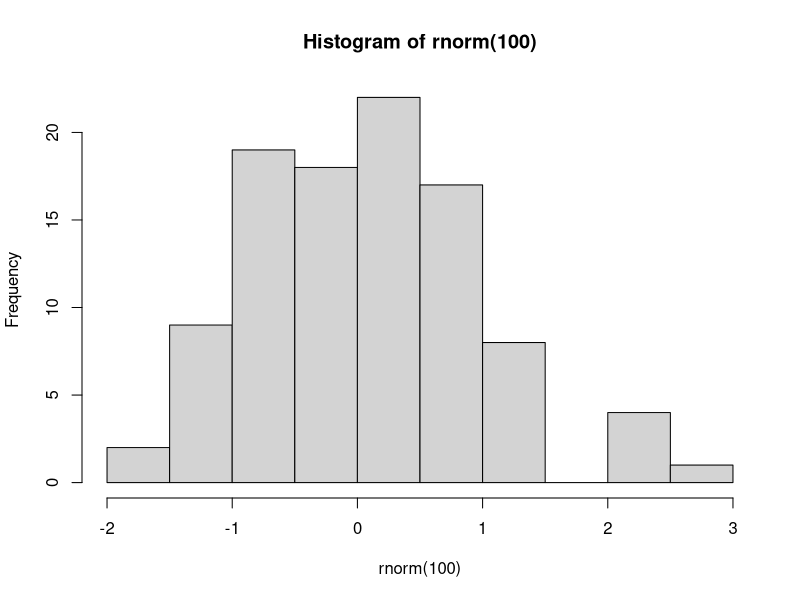
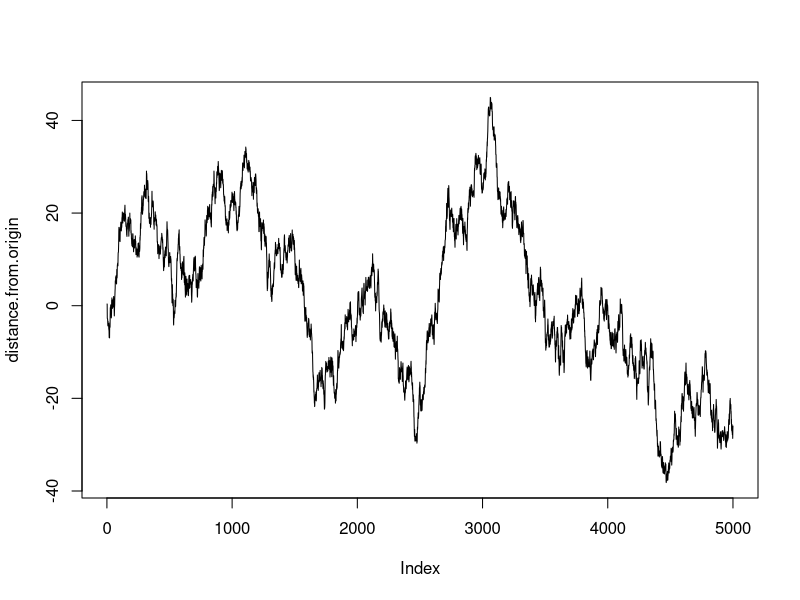
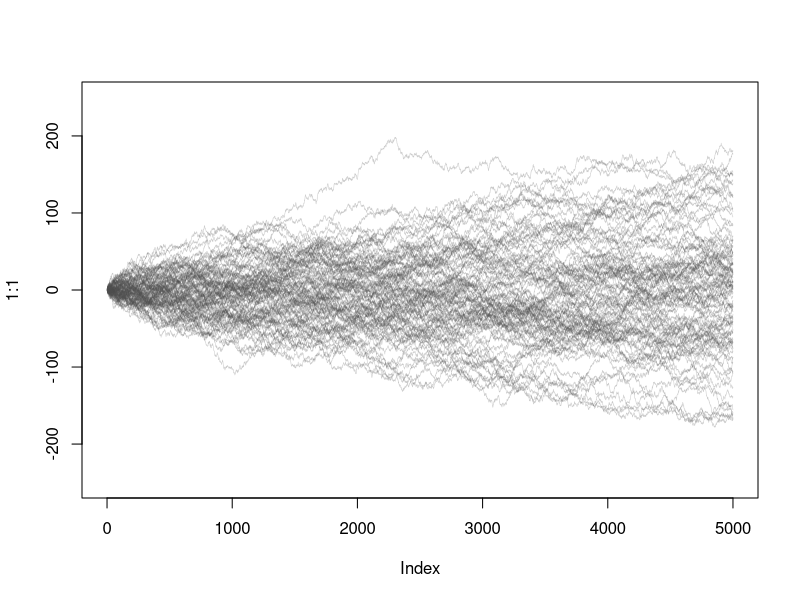
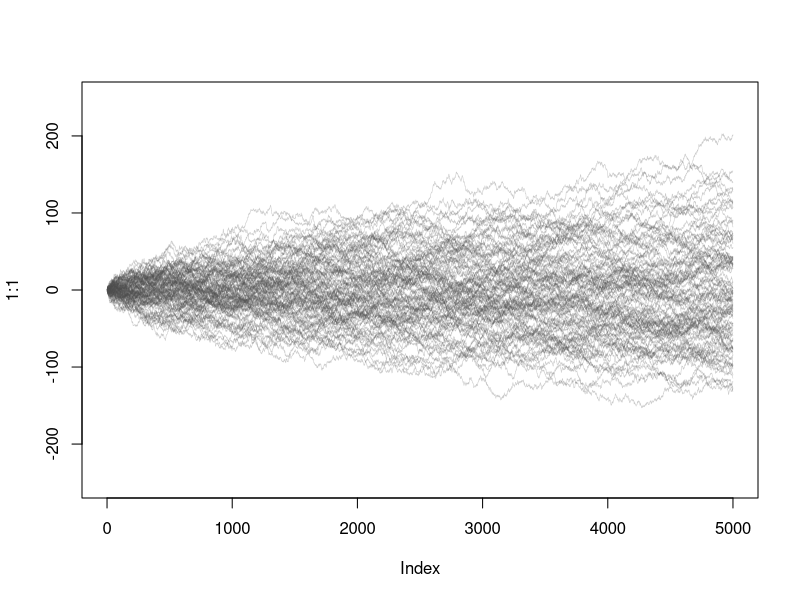
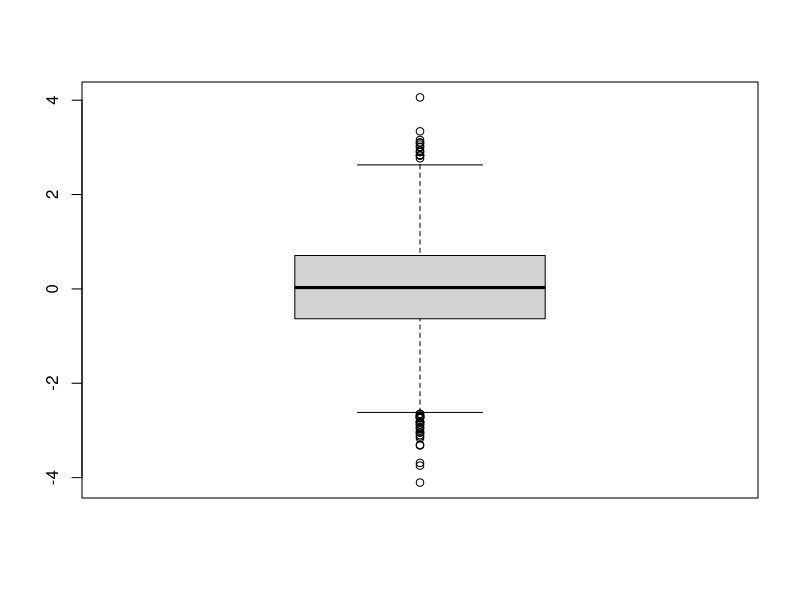
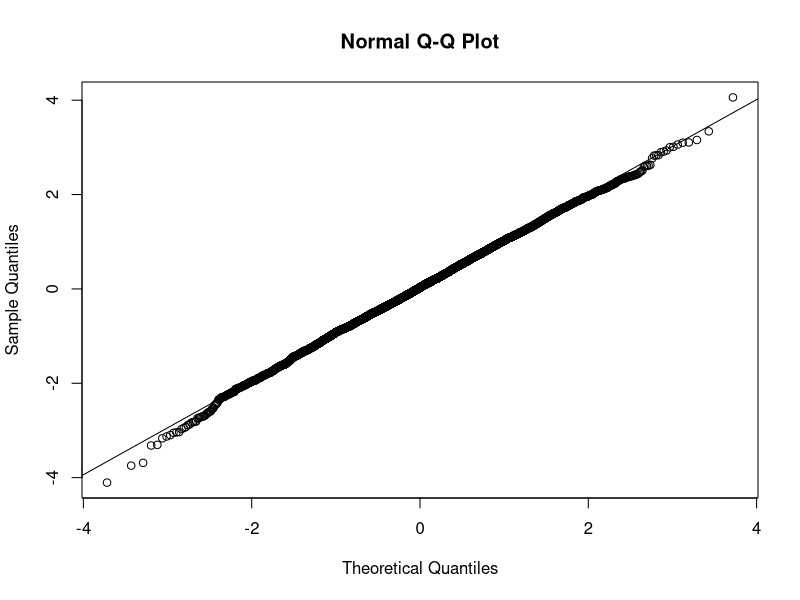
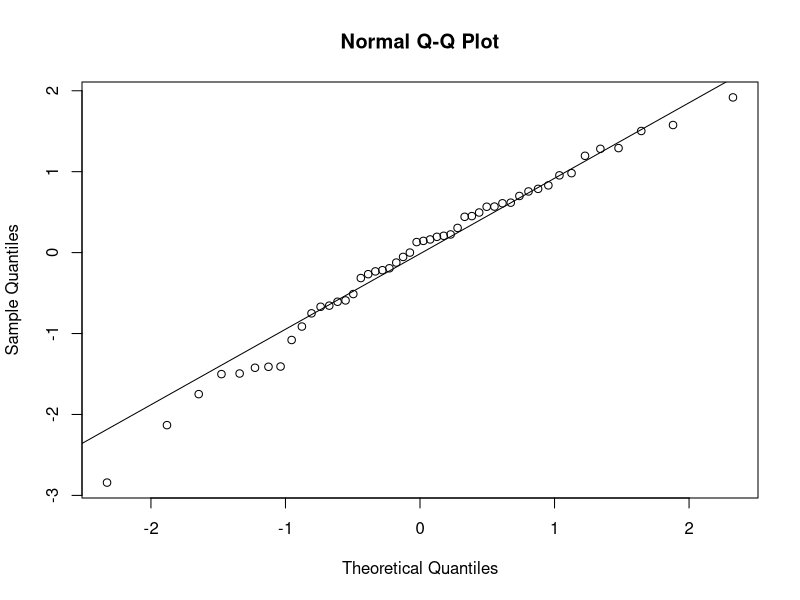

These figures' R source, in order: (Note: this script raises an error after producing the figures.)
################################  FILE LICENSE  ################################
#
#	This file is copyright (C) 2018 Matthew Kosnik
#
#	This program is free software; you can redistribute it and/or modify it 
#	under the terms of version 2 the GNU General Public License as published 
#	by the Free Software Foundation.
#
#	This program is distributed in the hope that it will be useful, but WITHOUT
#	ANY WARRANTY; without even the implied warranty of MERCHANTABILITY or 
#	FITNESS FOR A PARTICULAR PURPOSE.  See the GNU General Public License for 
#	more details.
#
#	To view a copy of the license go to:
#	http://www.fsf.org/copyleft/gpl.html
#	To receive a copy of the GNU General Public License write the Free Software
# 	Foundation, Inc., 59 Temple Place - Suite 330, Boston, MA  02111-1307, USA.
#
################################################################################

###############################  ABOUT THIS CODE  ##############################
#
#	This file contains R code for "Day 3 in R" session
#		based on material by: Andrew Allen
#		modified by Matthew Kosnik
#		last modified 2018.11.12
#
################################################################################

##	Topic 1: Statistical distributions
################################################################################
# R has functions to work with statistical distributions including functions
# for density, distribution function, quantile function and random generation
# the normal distribion is abbreviated "norm"
? dnorm()

# Probability density function, e.g. the height of the curve at x
# EXAMPLE: what is the height of the curve at 0.3?
dnorm(0.3)
# QUESTION: what distribution parameters are used for this calculation?
# IMPORTANT: many functions have default arguments, make sure you check

# Cumulative distribution function, e.g., how much area is under the curve?
# EXAMPLE: what probability of a value less than or equal to 0.3?
pnorm(0.3)

# EXERCISE: what is the probability of a value greater than 0.3?
pnorm(0.3, lower.tail=FALSE)


# Quantile function, e.g., what value has a probability of x?
# EXAMPLE: what value correspond with the 95% confidence interval?
qnorm(0.95)

# Random variates from a normal distribution
rnorm(10)

# EXERCISE: plot a histogram of 100 random numbers drawn from a normal distribution
hist(rnorm(100))

# EXERCISE: what is the mean of 100 random numbers drawn from a normal distribution
mean(rnorm(100))

# EXERCISE: what is the standard deviation of 100 random numbers drawn from a normal distribution
sd(rnorm(100))

# NOTE: everyone will get slightly different answers.
# NOTE: you will likely not get a mean of 0 or a sd of 1 (or whatever values you used)
# NOTE: the more random numbers you draw the closer you will get to the x & sd specified
# NOTE: beware of default values... are they the values you want?

# EXERCISE: assign to vector a random sample of 1000 numbers drawn from a normal distribtion with a mean of 10 and standard deviation of 5.
rn <- rnorm(1000, mean=10, sd=5)

# EXERCISE: in that vector what proportion of values are less than 5?
length(rn[rn<5]) / length(rn)

# EXERCISE: use pnorm to calculate the predicted fracion
pnorm(q=5, mean=10, sd=5)

# NOTE: everyone will get slightly different answers.
# NOTE: you will likely not get a mean of 10 or a sd of 5
# NOTE: the more random numbers you draw the closer you will get to the x & sd specified

# QUESTION: what other distributions are built into base R?
? Distributions

################################################################################
# A random asside on packages, citations and "found code"
#
# NOTE: "Base R" refers to those packages, functions, data installed by default.
# - You should always cite R and the version, TIP: citation()
# NOTE: If you load additional packages then you should cite them too...
# - citation('packageName') will give you the prefered citation. include version.
# NOTE: anyone can write packages, so quality varies...
# - I recommend using base R if possible (highest quality control).
# - If not base R then use the most well used & documented package you can find.
# - always double check and understand any code you "find" and use... quality varies.
################################################################################

# EXERCISE: What is the probability that a random variate from a gamma distribution with a shape parameter = 3 and scale parameter = 1 is > 0.68, hint: pgamma()?
pgamma(0.68, shape=3, scale = 1, lower.tail=F)
1 - pgamma(0.68, shape=3, scale = 1)

# EXERCISE: What is the probability that a random variate from an exponential distribution with rate = 0.05 lies between 1 and 10, hint: pexp()?
pexp(10, rate=0.05) - pexp(1, rate=0.05)

# EXERCISE: What is the probability that 2 people in this room share the same birthday
? pbirthday()

# An asside / tips on specification of function arguements
# - can specify names or R will assume that position matches the documentation
# - it is typically okay to use position for common / familiar functions
# - it is safer to use names for functions with more arguments

# EXAMPLE: 1,2,3 give the same answer, but 4 does not...
pbirthday(15,365,2)
pbirthday(n = 15, classes = 365, coincident = 2)
pbirthday(classes = 365, coincident = 2, n = 15)
pbirthday(365,2,15)


##	Topic 2: Simulations
################################################################################
# for example: a simple random walk similation is easy to do

# EXAMPLE: a random walk of 500 steps
steps <- rnorm(n=5000, mean=0, sd=1)
distance.from.origin <- cumsum(steps)
plot(distance.from.origin,type='l')

# EXAMPLE: replicate random walks of 500 steps
plot(1:1,ylim=c(-250,250),xlim=c(0,length(steps)), type='n')
for (i in 1:100) {
	
	steps <- rnorm(n=5000, mean=0, sd=1)
	distance.from.origin <- cumsum(steps)
	lines(distance.from.origin, lwd=0.5, col=rgb(0.3,0.3,0.3,0.3))
	
}

# A random asside on random variates
#	- always get something different, which can be a pain.
#	- but computers are only pseudorandom, based on a starting "seed value"
#	- set.seed() is a function that enables setting the same seed.
#	- set.seed() means everyone gets the same result everytime... very good for debugging.

# EXAMPLE: everyone gets the same answer...
set.seed(1)
plot(1:1,ylim=c(-250,250),xlim=c(0,length(steps)), type='n')
for (i in 1:100) {
	steps <- rnorm(n=5000, mean=0, sd=1)
	distance.from.origin <- cumsum(steps)
	lines(distance.from.origin, lwd=0.5, col=rgb(0.3,0.3,0.3,0.3))
}


##	Topic 3: Summary stats
################################################################################
# not exciting, but R can calculate all the summary stats you might expect
summary(steps)

# also... min(), max(), range(), mean(), median(), quantile(), IQR(), var(), sd(), fivenum()

quantile(steps)

# Random asside: Why I love R documentation
# - how complicated can something like quantiles be?
# - this is why sometimes different programs give different answers.
? quantile()

# also... boxplot()
boxplot(steps)

# QUESTION: In the box plot - what are the thick horizontal line, the box, the whiskers?
? boxplot()

# QQ (quantile-quantile) plot, useful for testing assumptions of normality...
# HINT: if the assumption is correct we should get a straight line
qqnorm(steps)
qqline(steps)
 
# EXERCISE: most of us have a lot less than 5000 samples, so how about a qq plot for n=50
# NOTE: it can be disturbing to see how much noise we should expect to see
x <- rnorm(50)
qqnorm(x)
qqline(x)

# TIP: streamline repetitive tasks...
# apply(), useful for generating the same summary statistic for all rows / columns
# tapply(), useful for generating the a summary statistic for groups of rows / columns
# EXAMPLE: using iris data.
data(iris)
apply(iris[,1:4], MARGIN=2, FUN=mean)
tapply(X=iris$Sepal.Length, INDEX=iris$Species, FUN=median)

# EXERCISE: what is the maxiumum sepal width by species?
tapply(X=iris$Sepal.Width, INDEX=iris$Species, FUN=max)


##	Topic 4: t-tests, Wilcoxon test and related
################################################################################
# This is not a stats class, but an introduction to doing statistical tests in R
# I assume you know about William Gosset, his employer, and the probable error of a mean
? t.test()

## DATA (I am not sure where Drew sourced these data)
# - shell size data in mm from Trunk Reef (Great Barrier Reef, Australia)
# - two sites: wave exposed and sheltered

# EXERCISE: load data in './data/shells.csv', verify that is okay
shells <- read.csv('./data/shells.csv', row.names=1) 
summary(shells)

# EXERCISE: plot length ~ site to get a sense for the data. bonus: add points.
plot(length ~ site, data=shells, col='grey')
points(length ~ site, data=shells, pch=19)

## FORMULA NOTATION: BASICS
########################
# (response ~ predictor, dataframe)
# (dependent ~ independent, dataframe)
# - can be used lots of places...

# EXAMPLE: two-sample t-test: Does mean shell size differ between the two sites?
t.test(length ~ site, shells)

# QUESTIONS: 
# - What is the mean difference in shell length between the two sites?
# - What is the 95% confidence interval for the difference? 
# - Is the difference significant at the P = 0.05 level for the two-tailed test?

# EXERCISE: Welch? Run a Student's t.test()
t.test(length ~ site, shells, var.equal=TRUE)

# EXERCISE: One-sample t-test: The mean shell size is 14
t.test(shells$length, mu=14)

# QUESTIONS: 
#	- Is the difference significant at the P = 0.05 level?
#	- What is the 95% confidence interval for the mean? 

# Wilcoxon Rank Sum Test, e.g., non-Parametric t-test equivalent
########################
# - does not assume the distribution from which the samples are drawn
# - non-parametrics are good for non-normal data
# - assumptions:
#	  random sample of the population from which they are drawn
#	  independence within samples and mutual independence between samples
#	  measurement scale is at least ordinal	
wilcox.test(length ~ site, shells)

# QUESTION: 
# - Is the difference significant at the P = 0.05 level for the two-tailed test?

# Monte Carlo methods
########################
# broad class of computational methods that use random sampling to solve problems
# useful for sample permutations.
# shuffle data, split randomly to ensure the same number of samples per group as original data. repeat to generate a distribtion of expected differences in mean.
# if people want we can come back to this... MC can be super useful

# Power... critical to planning research
########################
# Power is the conditional probability of rejecting the null hypothesis given that it is really false
# 1 - Power = Type II error.
# depends on:
#	alpha: significance level
#	effect size: how big is the difference?
#	sample size: a given effect is easier to detect with larger sample sizes
#	estimated variance: it is harder detect effects between more variable populations

? power.t.test()

 # QUESTION: what is the smallest of the two groups (n)?
 # QUESTION: what is the difference between the two groups (delta)?
 # QUESTION: what is the sd of dataset (sd)?
 # EXERCISE: what is the power of the shell dataset?
 power.t.test(n=51, delta = 2.2, sd=4.4)

 # EXERCISE: what is the sample size required for a power of 0.80?
 # NOTE: there is nothing magical about a power of 0.8, but it is a good starting point
 # SUGGESTION: play around with delta & sd to see how it changes the required sample size
 power.t.test(delta = 2.2, sd=4.4, power=0.80)
 
 
##	Topic 5: linear models and related
################################################################################
# This is not a stats class, but an introduction to doing statistical tests in R
# I assume you know at least a little about regresson models...

# Asside: assumptions of a linear regression:
# - Linearity of the relationship between dependent and independent variables
# - Independence of the errors (no serial correlation)
# - homoscedasticity (constant variance) of the errors
# - normality of the error distribution 
## DATA
# M.P. Johnson and P.H. Raven. 1973. Species number and endemism: The Galapagos Archipelago revisited. Science 179: 893-895
# Variables:
# - Species the number of plant species found on the island
# - Endemics the number of endemic species
# - Area the area of the island (km^2)
# - Elevation the highest elevation of the island (m)
# - Nearest the distance from the nearest island (km)
# - Scruz the distance from Santa Cruz island (km)
# - Adjacent the area of the adjacent island (square km)

# EXERCISE: load data in './data/gala.txt', verify that is okay
#	TIP: make values from "Island" the row names (you will notice later in the plot)
gala <- read.table('./data/gala.txt', header=TRUE, row.names=1) 
head(gala)

# EXERCISE: quick visualisation of the data using pairs()
pairs(gala)

# EXAMPLE: use lm() to look at the species area relationship.
gala.model <- lm(Species ~ Area, data=gala)

# QUESTION: what is in 'gala.model'
str(gala.model)

# that is everything and a bit ugly, but special fucntions can get what you want easily
summary(gala.model)
residuals(gala.model)
coef(gala.model)
anova(gala.model)
confint(gala.model)

# A quick way to look at how this model fits...
summary(gala.model)
plot(gala.model)

# EXERCISE: quick visualisation of the data using pairs() for log(gala)
pairs(log(gala))

# EXERCISE: log10 transform variables (Species & Area) and try again.
gala$logSpecies <- log10(gala$Species)
gala$logArea <- log10(gala$Area)
gala.model <- lm(logSpecies ~ logArea, data=gala)

summary(gala.model)
plot(gala.model)

# EXERCISE: plot the species area relation and put the regression line on it, hint: abline()
plot(logSpecies ~ logArea, data=gala)
abline(gala.model)

# multiple linear regression...
########################
# More on formula notation
# - lm(y~1, data). intercept only
# - lm(y~x-1, data). force-fit y versus x through the origin.
# - lm(y~x1+x2+x3, data). y is a function of x1 and x2 and x3
# - lm(y~., data). fit y versus all the variables in the dataframe
# - lm(y~.-x7, data). fit y versus all the variables in the dataframe, except x7
# - lm(y~x1*x2-1, data). fit y versus x and the interactions between x1 and x2

# EXAMPLE: add log10 transformed elevation and try again, put the model in a new object.
gala$logElevation <- log10(gala$Elevation)
gala.model2 <- lm(logSpecies ~ logArea + logElevation, data=gala)
anova(gala.model,gala.model2)

# stepwise model selection
# - Controversial among statisticians due to multiple comparisons problem, but still useful for exploration
# define an initial model, the full model as produced by lm()
# define a scope, a full model formula
? step()

# EXERCISE: add log10 transformed nearest, adjacent, Scruz+1 and fit again, put the model in a new object.
gala$logNearest <- log10(gala$Nearest)
gala$logScruz <- log10(gala$Scruz+1)
gala$logAdjacent <- log10(gala$Adjacent)

galaLog <- gala[,grep('log',colnames(gala))]

gala.model3 <- lm(logSpecies ~., data=galaLog)
# QUESTION: do all the extra variables improve the model?
summary(gala.model3)

# EXAMPLE: use step() to determine the best model
step(gala.model3,direction='backward')

# backwards step selection drops models to get the lowest possible AIC.

# QUESTION: what variables are included the best model?
#	- does that make biological sense?


##	Topic 5: ANOVA
################################################################################
# This is not a stats class, but an introduction to doing statistical tests in R
# I assume you know at least a little about analysis of variance...

## DATA
# Ellison et al. 1996, Cotelli & Ellison Ch 10.
# - Question: Are there effects of sponges on mangrove growth?
# - Experiment: Measured root growth in each of 4 treatments (n = 14):
# - 1 Bare roots (Control)
# - 2 Roots with artificial foam (Foam)
# - 3 Roots with red fire sponge (Tedania)
# - 4 Roots with Purple sponge (Haliclona)

# EXERCISE: load data in './data/mangroves.csv', verify that is okay
mangroves <- read.csv('./data/mangroves.csv', header=TRUE) 
head(mangroves)
summary(mangroves)

# make a factor treatment variable
mangroves$treatment.f <- as.factor(mangroves$treatment)

# EXERCISE: plot growth ~ treatment.f
plot(growth ~ treatment.f, mangroves, col='grey')
points(growth ~ treatment.f, mangroves, pch=19)

# EXERCISE: LM
mm <- lm(growth ~ treatment.f, mangroves)

summary(mm)

anova(mm)

# EXAMPLE: Which groups are signficiant?
TukeyHSD(aov(mm))